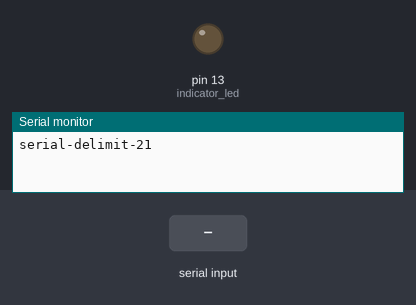
A sketch run on a simulated Arduino Uno, built with avr-gcc and run on an emulated ATmega328P. Shown: output pins drawn as LEDs (lit = HIGH), the last lines printed to the serial monitor. Inputs (shaded band) come from the test bench.

Above: at 1.2 s.
1.3 s: "1" received over Serial
At 2.1 s:
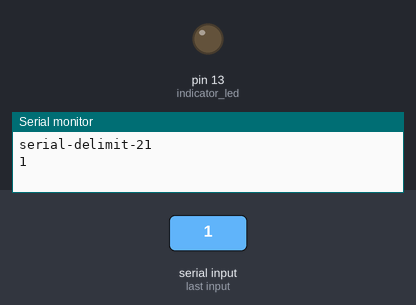
2.8 s: "," received over Serial
At 4.0 s:
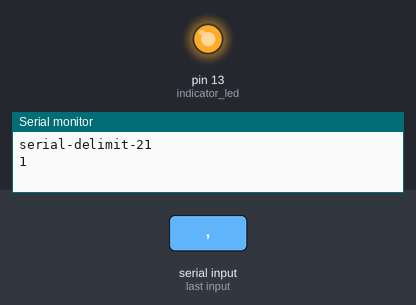
4.3 s: "0" received over Serial
At 5.6 s:
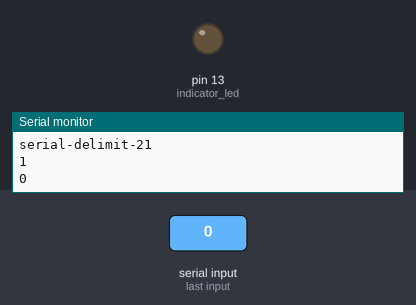
Timing chart, 0 to 7.3 s (numbered marks = the images above; inputs shaded):
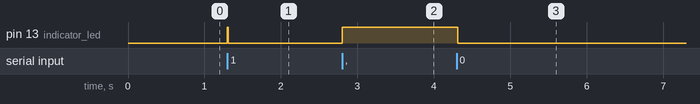

Measured:
- after the input at 1.3 s, pin 13 (indicator_led): LOW → HIGH at once, → LOW 0.01 s later
- after the input at 2.8 s, pin 13 (indicator_led): LOW → HIGH at once
- after the input at 4.3 s, pin 13 (indicator_led): HIGH → LOW at once

The sketch:

arduino_bluetooth.ino
```cpp
// some function signatures
void rename();

// global vars
String message;
short indicator_led = 13;

void setup()
{
  Serial.begin(9600);
  Serial.println("serial-delimit-21"); // so I can keep track of what is loaded

  pinMode(indicator_led, OUTPUT);
}


void loop() {

  //expect a string like wer,qwe rty,123 456,hyre kjhg,
  //or like hello world,who are you?,bye!,
  while (Serial.available()) {
    digitalWrite(indicator_led, 1);
    delay(10);  //small delay to allow input buffer to fill

    char c = Serial.read();  //gets one byte from serial buffer
    if (c == ',') {
      break;
    }  //breaks out of capture loop to print readstring
    message += c;

    digitalWrite(indicator_led, 0);
  } //makes the string readString

  if (message.length() >0) {
    Serial.println(message); //prints string to serial port out

    message = ""; //clears variable for new input
  }
}


//////////////////////////////////////////////////////////////////////////////////
// utility funcs

// this function in case you want to rename your hc-06 device
void rename()
{
  Serial.begin(9600);
  delay(5000);
  Serial.print("AT+chair");
  delay(2000);
}
```
